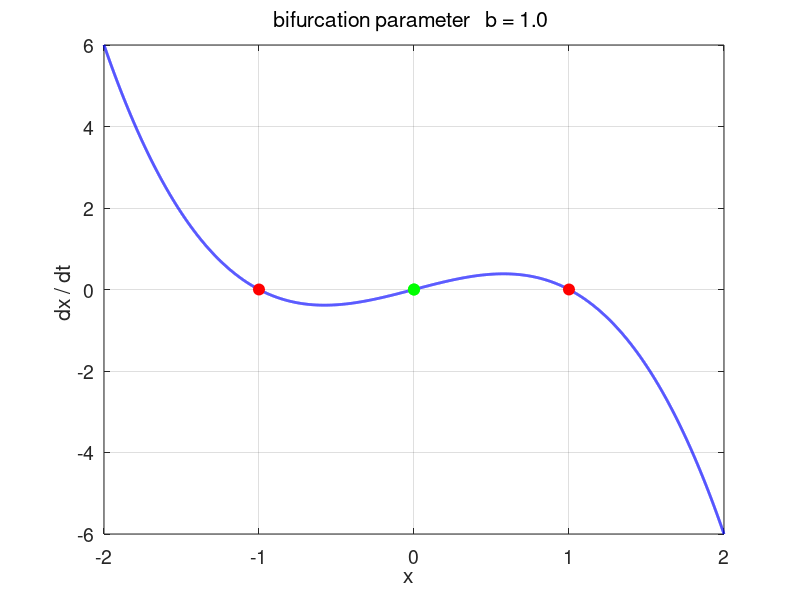

The MATLAB source for this figure: (Note: this script raises an error after producing the figure.)
% np003A.m

% Physics of Neurones
% [1D] Dynamical Models: EXAMPLES
%   CELL 1: Phase Portrait Plot
%            Define function in CELL 1
%   CELL 2: Time Evolution of State Variable: Solve equation of motion
%            Define function in CELL 4 at end of Script
%   CELL 3: Bifurcation Diagram 
%   CELL 4: Define function for oder45

% DOING PHYSICS WITH MATLAB: 
%   ../mphome.htm
% Documentation
%   http://www.physics.usyd.edu.au/teach_res/mp/doc/np001.htm
% Download Scripts
%   http://www.physics.usyd.edu.au/teach_res/mp/mscripts/

% Ian Cooper  MatlabVisualPhysics@gmail.com
% 191102

close all
clc
clear

global b
tic

% =====================================================================
% #1   PHASE PORTRAIT PLOT xDot vs x 
% =====================================================================

% Bifurcation Prameter
  b = 1;
% x grid 

  xMin = -2;
  xMax = 2;
  Nx = 9999;
  x = linspace(xMin,xMax, Nx);
  dx = x(2)-x(1);
   
% Define function
   xDot = b.*x - x.^3; 
%  xDot = -1 + x.^2;
%  xDot = x - x.^3;


% Find equilibrium points xDot = 0  
%   zCount     Number of equilibrium points  
%   zIndex     Indices for equilibrium points 
%   ep = -1    Stable equilibrium point
%   ep = + 1   Unstable equilibrium point

  zCount = 0;
  
  for c = 1:Nx-1
    zSign = xDot(c)*xDot(c+1);
      if zSign <= 0
         zCount = zCount + 1;
         zIndex(zCount) = c;
      end
  end
  
% Equilibrium Points 
  zLen = length(zIndex);
  if zLen > 0
    disp('Equilibrium Points')
    disp(x(zIndex));
% Sign of tangent at equilibrium point
    ep = zeros(zLen,1);
      for c =  1 : zLen
        ep(c) = sign( xDot(zIndex(c)+1) - xDot(zIndex(c)-1) );
        lambda(c) = ( xDot(zIndex(c)+1) - xDot(zIndex(c)-1) )/(2*dx);
      end
  end
    disp('  ')
    disp('Eigenvalues Lambda')
    disp(lambda);
  
figure(1)  % Phase Portrait Plot
  pos = [0.05 0.05 0.25 0.35];
  set(gcf,'Units','normalized');
  set(gcf,'Position',pos);
  set(gcf,'color','w');
  LW = 2;
 
  hold on
  xP = x; yP = xDot;
  plot(xP,yP,'b','linewidth',LW)
  
for c = 1 : zLen
  if ep(c) == -1; col = 'r'; end
  if ep(c) ==  1; col = 'g'; end
  Hplot = plot(xP(zIndex(c)),yP(zIndex(c)),'o');
  set(Hplot,'markersize',8,'markerfacecolor',col,'markeredgecolor',col);
end

  box on
  grid on
  xlabel('x  ')
  ylabel('dx / dt ')
  set(gca,'fontsize',14)
  
  tm = sprintf('bifurcation parameter   b = %2.1f ',b);
  title(tm,'fontweight','normal')

 
%% =====================================================================
%  #2   TIME EVOLUTION OF STATE VARIABLE
%  =====================================================================

% Initial conditions
   u0 = -2;
   
% Time domain
   tMax = 5;
   tSpan = linspace(0,tMax,9999);
   dt = tSpan(2)-tSpan(1);
  
% Solve ODE: State variable u
   options = odeset('RelTol',1e-6,'AbsTol',1e-6);
   [t,u] = ode45(@EqM, tSpan, u0, options);  


figure(2)  
  pos = [0.05 0.56 0.25 0.35];
  set(gcf,'Units','normalized');
  set(gcf,'Position',pos);
  set(gcf,'color','w');
  LW = 2;
  
  hold on
  xP = t; yP = u;
  plot(xP,yP,'b','linewidth',LW)
  
  ylim([xMin xMax])
  box on
  grid on
  xlabel('t  ')
  ylabel('x ')
  set(gca,'fontsize',14)

  tm = sprintf('bifurcation parameter   b = %2.1f ',b);
  title(tm,'fontweight','normal')
  
%% =====================================================================
%  #3   BIFURCATION DIAGRAM
%  =====================================================================
 
% Bifurcation parameter  a
N = 599;
aMin = -2.5; aMax = 2.5;
a1 = linspace(aMin, 0, N);
x1 = zeros(N,1);

a2 = linspace( 0,aMax, N);
x2 =  zeros(N,1);
x3 =  sqrt(a2);
x4 = -sqrt(a2);

figure(3)  
  pos = [0.45 0.56 0.25 0.35];
  set(gcf,'Units','normalized');
  set(gcf,'Position',pos);
  set(gcf,'color','w');
  LW = 2;
  
  hold on
  xP = a1; yP = x1;
  plot(xP,yP,'r','linewidth',LW)
  xP = a2; yP = x2;
  plot(xP,yP,'g','linewidth',LW)
  xP = a2; yP = x3;
  plot(xP,yP,'r','linewidth',LW)
  xP = a2; yP = x4;
  plot(xP,yP,'r','linewidth',LW)
  
  box on
  grid on
  xlabel('bifurcation parameter  b  ')
  ylabel('equilibium  x ')
  set(gca,'fontsize',14)


%%

toc

 
%% =====================================================================
%  #4   FUNCTIONS
%  =====================================================================

function uDot = EqM(t,u)
  global b
  uDot = zeros(1,1);
 
   uDot(1) = b*u(1) - u(1)^3;
%  uDot(1) = -1 + u(1)^2;
%  uDot(1) = u(1) - u(1)^3;
   
end  
